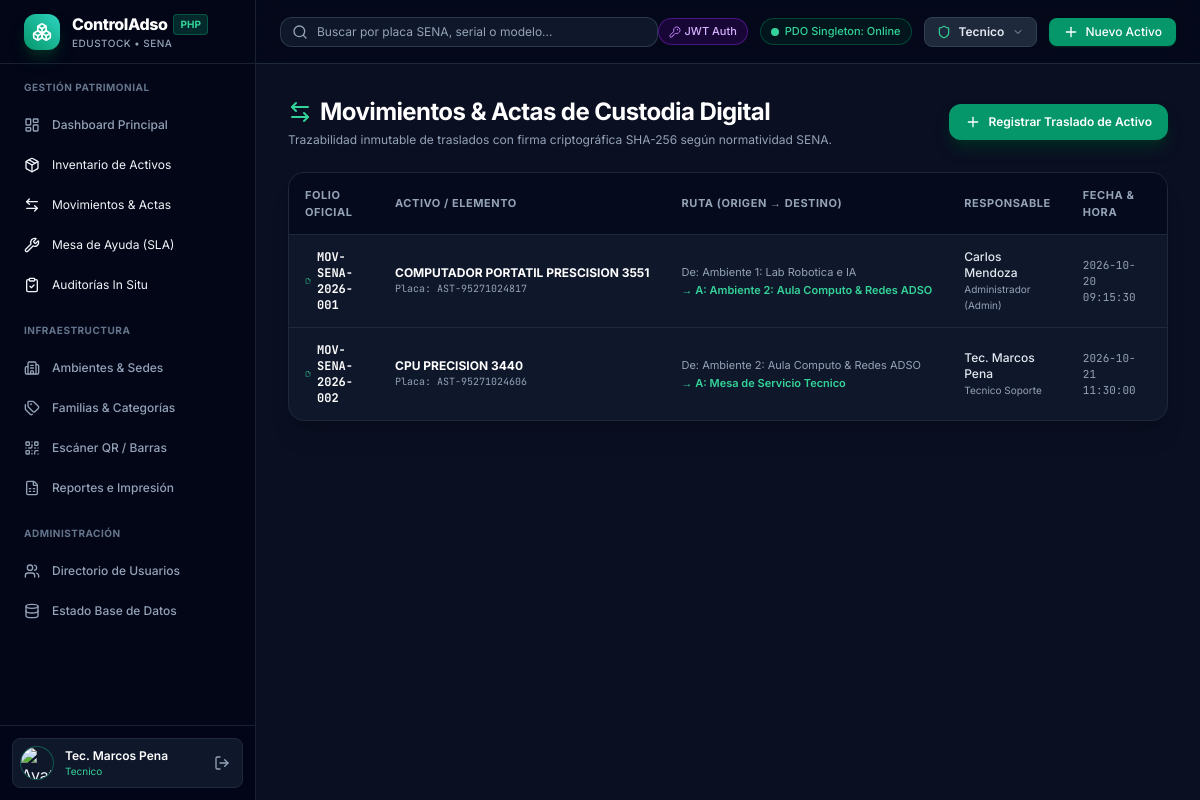
Page /movements.php (signed in) on the committed database.
### tables this page shows
CREATE TABLE inventory_movements (
    id VARCHAR(36) PRIMARY KEY,
    folio VARCHAR(100) NOT NULL UNIQUE,
    type ENUM('IN', 'OUT', 'TRANSFER') NOT NULL,
    product_name VARCHAR(200) NOT NULL,
    asset_id VARCHAR(36),
    asset_code VARCHAR(100),
    serial_number VARCHAR(100),
    origin_environment_id VARCHAR(50),
    origin_environment_name VARCHAR(150),
    destination_environment_id VARCHAR(50) NOT NULL,
    destination_environment_name VARCHAR(150) NOT NULL,
    quantity INT NOT NULL DEFAULT 1,
    notes TEXT,
    user_id VARCHAR(36),
    user_name VARCHAR(150) NOT NULL,
    user_role VARCHAR(100) NOT NULL,
    user_email VARCHAR(150) NOT NULL,
    timestamp_str VARCHAR(100) NOT NULL,
    crypto_hash VARCHAR(64) NOT NULL,
    qr_verification_token VARCHAR(100) NOT NULL,
    status ENUM('COMPLETADO', 'PENDIENTE', 'RECHAZADO') DEFAULT 'COMPLETADO',
    created_at DATETIME DEFAULT CURRENT_TIMESTAMP,
    CONSTRAINT fk_movement_asset FOREIGN KEY (asset_id) REFERENCES assets(id) ON DELETE SET NULL,
    CONSTRAINT fk_movement_orig_env FOREIGN KEY (origin_environment_id) REFERENCES environments(id) ON DELETE SET NULL,
    CONSTRAINT fk_movement_dest_env FOREIGN KEY (destination_environment_id) REFERENCES environments(id),
    CONSTRAINT fk_movement_user FOREIGN KEY (user_id) REFERENCES user_profiles(id) ON DELETE SET NULL
);

### movements.php (the view, shortened to what this page needs)
<?php
require_once __DIR__ . '/includes/header.php';
$db = getDB();
$movements = [];
if ($db) {
    try {
        $movements = $db->query("SELECT * FROM inventory_movements ORDER BY created_at DESC")->fetchAll();
    } catch (Exception $e) {
        $error = $e->getMessage();
    }
}
?>
<div class="space-y-6">
    <div class="flex flex-col md:flex-row md:items-center justify-between gap-4">
        <div>
            <h1 class="text-xl md:text-2xl font-bold text-white tracking-tight flex items-center space-x-2">
                <i data-lucide="arrow-left-right" class="w-6 h-6 text-emerald-400"></i>
                <span>Movimientos & Actas de Custodia Digital</span>
            </h1>
            <p class="text-xs text-slate-400 mt-1">
                Trazabilidad inmutable de traslados con firma criptográfica SHA-256 según normatividad SENA.
            </p>
        </div>
        <a href="movement_create.php" class="px-4 py-2.5 bg-emerald-600 hover:bg-emerald-500 text-white rounded-xl text-xs font-semibold flex items-center space-x-2 transition shadow-lg shadow-emerald-950">
            <i data-lucide="plus" class="w-4 h-4"></i>
            <span>Registrar Traslado de Activo</span>
        </a>
    </div>
    <div class="bg-slate-900 border border-slate-800 rounded-2xl overflow-hidden shadow-xl">
        <div class="overflow-x-auto">
            <table class="w-full text-left border-collapse">
                <thead>
                    <tr class="border-b border-slate-800 bg-slate-950/70 text-[11px] font-bold uppercase tracking-wider text-slate-400">
                        <th class="py-3.5 px-4">Folio Oficial</th>
                        <th class="py-3.5 px-4">Activo / Elemento</th>
                        <th class="py-3.5 px-4">Ruta (Origen &rarr; Destino)</th>
                        <th class="py-3.5 px-4">Responsable</th>
                        <th class="py-3.5 px-4">Fecha & Hora</th>
                        <th class="py-3.5 px-4">Firma SHA-256</th>
                    </tr>
                </thead>
                <tbody class="divide-y divide-slate-800 text-xs text-slate-300">
                    <?php if (!empty($movements)): ?>
                        <?php foreach ($movements as $mov): ?>
                            <tr class="hover:bg-slate-800/50 transition">
                                <td class="py-3.5 px-4 font-mono font-bold text-white">
                                    <div class="flex items-center space-x-1.5">
                                        <i data-lucide="file-check-2" class="w-4 h-4 text-emerald-400"></i>
                                        <span><?= htmlspecialchars($mov['folio']) ?></span>
                                    </div>
                                </td>
                                <td class="py-3.5 px-4">
                                    <span class="font-bold text-white block truncate max-w-xs"><?= htmlspecialchars($mov['product_name']) ?></span>
                                    <span class="text-[10px] text-slate-400 font-mono block">Placa: <?= htmlspecialchars($mov['asset_code'] ?: 'N/A') ?></span>
                                </td>
                                <td class="py-3.5 px-4">
                                    <div class="space-y-0.5">
                                        <span class="text-[11px] text-slate-400 block truncate max-w-xs">De: <?= htmlspecialchars($mov['origin_environment_name'] ?: 'Almacén Central') ?></span>
                                        <span class="text-[11px] text-emerald-400 font-semibold block truncate max-w-xs">&rarr; A: <?= htmlspecialchars($mov['destination_environment_name']) ?></span>
                                    </div>
                                </td>
                                <td class="py-3.5 px-4">
                                    <span class="text-slate-200 font-medium block"><?= htmlspecialchars($mov['user_name']) ?></span>
                                    <span class="text-[10px] text-slate-400 block"><?= htmlspecialchars($mov['user_role']) ?></span>
                                </td>
                                <td class="py-3.5 px-4 font-mono text-slate-400 text-[11px]">
                                    <?= htmlspecialchars($mov['timestamp_str']) ?>
                                </td>
                                <td class="py-3.5 px-4 font-mono text-[10px]">
                                </td>
                            </tr>
                        <?php endforeach; ?>
                    <?php endif; ?>
                </tbody>
            </table>
        </div>
    </div>
</div>
<?php require_once __DIR__ . '/includes/footer.php'; ?>

### includes/header.php (style rules this page uses)
body { font-family: 'Inter', sans-serif; }
.font-mono { font-family: 'JetBrains Mono', monospace; }

### rows in the picture
inventory_movements: folio "MOV-SENA-2026-001", product_name "COMPUTADOR PORTATIL PRESCISION 3551", asset_code "AST-95271024817", origin_environment_name "Ambiente 1: Lab Robotica e IA", destination_environment_name "Ambiente 2: Aula Computo & Redes ADSO", user_name "Carlos Mendoza", user_role "Administrador (Admin)", timestamp_str "2026-10-20 09:15:30"
inventory_movements: folio "MOV-SENA-2026-002", product_name "CPU PRECISION 3440", asset_code "AST-95271024606", origin_environment_name "Ambiente 2: Aula Computo & Redes ADSO", destination_environment_name "Mesa de Servicio Tecnico", user_name "Tec. Marcos Pena", user_role "Tecnico Soporte", timestamp_str "2026-10-21 11:30:00"

### other values in the picture
$currentUser['name'] "Tec. Marcos Pena"
$currentUser['role'] "Tecnico"
